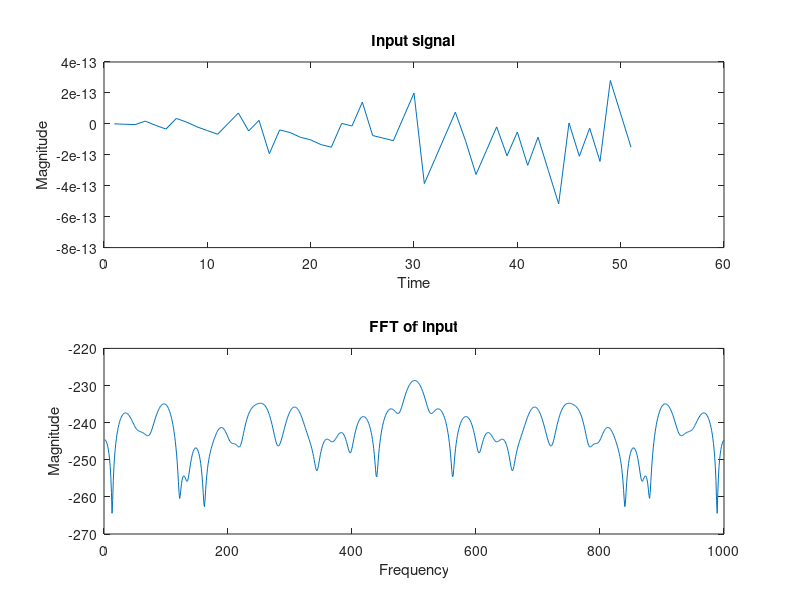

Write the MATLAB code that produced this figure.
clear;

%take inputs to make interactive
prompt4=('1.Lowpass\n2.Highpass\n3.Bandpass\n');
filt=input(prompt4);

prompt1=('Enter odd value of n=');
N=input(prompt1);

prompt5=('Enter Sidelobe attenuation=');
alpha=input(prompt5);

prompt3=('Enter fs=');
fs=input(prompt3);

prompt2=('Enter fp=');
fp=input(prompt2);



dt = 1/fs; % seconds per sample 
StopTime = 10; % seconds 
t = (0:dt:StopTime)';

sin1=sin(2*pi*5*t);
%plot(t,sin1);

sin2=sin(2*pi*15*t);
%plot(t,sin2);

sin3=sin(2*pi*30*t);
%plot(t,sin3);

signal=sin1+sin2+sin3;
figure(1);
subplot(2, 1, 1);
plot(signal);
xlabel('Time');
ylabel('Magnitude');
title('Input signal');

subplot(2, 1, 2);
plot(20*log10(abs(fftshift(fft(signal, 1000)))));
xlabel('Frequency');
ylabel('Magnitude');
title('FFT of input');


% Filter order
L=N;


%findng dynamic kaiser window parameter beta
if alpha > 50
    beta=0.1102*(alpha-8.7);
elseif alpha < 21
    beta=0;
else
    beta=0.5842*power((alpha-21),0.4)+0.07866*(alpha-21);
end

wp=(2*pi*fp)/fs;

if filt==1
    %lowpass
    
    n=1:N;
   
    %creating a lowpass filter for given input conditions
    for n = 1:N
        hk(n)=sin(wp*(n-(N-1)/2))/(pi*(n-(N-1)/2));
    end
    
    hk((N - 1) / 2) = wp / pi;
    
    figure(2);
    
    plot(20*log10(abs(fftshift(fft(hk)))));
    xlabel('Frequency');
    ylabel('Magnitude response(dB)');
    title('FIR filter');
    
    %create kaiser window using bessel function of first kind
    wn5=besseli(0,beta*sqrt(1-(((0:L-1)-(L-1)/2)/((L-1)/2)).^2))/besseli(0,beta);
    
    for n = 1:L
        %rectangular
        wn0(n)=1;
       %wn1=1-(abs(n)/(L-1));
       %hanning
       wn2(n)=0.5-0.5*cos((2*pi*n)/(L));
       %hamming
       wn3(n)=0.54-0.46*(cos(2*pi*n)/(L));
       %blackmann
       wn4(n)=0.42-0.5*(cos(2*pi*n)/(L))+0.08*(cos(4*pi*n)/(L));
    end

    
    %plotting frequency response 
    figure(3);
    h5= hk.*wn5;
    subplot(3,2,1);
    plot(20*log10(abs(fftshift(fft(h5,1000)))));
    xlabel('Frequency');
    ylabel('Magnitude response(dB)');
    title('FIR-Kaiser Window');

    h2= hk.*wn2;
    subplot(3,2,2);
    plot(20*log10(abs(fftshift(fft(h2,1000)))));
    xlabel('Frequency');
    ylabel('Magnitude response(dB)');
    title('FIR-Hanning Window');
    
    
    h3= hk.*wn3;
    subplot(3,2,3);
    plot(20*log10(abs(fftshift(fft(h3,1000)))));
    xlabel('Frequency');
    ylabel('Magnitude response(dB)');
    title('FIR-Hamming Window');
    
    h4= hk.*wn4;
    subplot(3,2,4);
    plot(20*log10(abs(fftshift(fft(h4,1000)))));
    xlabel('Frequency');
    ylabel('Magnitude response(dB)');
    title('FIR-Blackmann Window');
       
    h0= hk.*wn0;
    subplot(3,2,5);
    plot(20*log10(abs(fftshift(fft(h0,1000)))));
    xlabel('Frequency');
    ylabel('Phase response(dB)');
    title('FIR-Rectangular Window');

    %plotting angle response in different figure
    figure(4);
    subplot(3,2,1);
    plot(angle(fftshift(fft(h5,1000))));
    xlabel('Frequency');
    ylabel('Angle response');
    title('FIR-Kaiser Window');
    
    subplot(3,2,2);
    plot(angle(fftshift(fft(h2,1000))));
    xlabel('Frequency');
    ylabel('Angle response');
    title('FIR-Hanning Window');
    
    subplot(3,2,3);
    plot(angle(fftshift(fft(h3,1000))));
    xlabel('Frequency');
    ylabel('Angle response');
    title('FIR-Hamming Window');
    
    subplot(3,2,4);
    plot(angle(fftshift(fft(h4,1000))));
    xlabel('Frequency');
    ylabel('Angle response');
    title('FIR-Blackmann Window');
    
    subplot(3,2,5);
    plot(angle(fftshift(fft(h0,1000))));
    xlabel('Frequency');
    ylabel('Angle response');
    title('FIR-Rectangular Window');
    
    %plotting fft of output signal
    figure(5);
    o5 = conv(h5, signal);
    subplot(3,2,1);
    plot(20*log10(abs(fftshift(fft(o5,1000)))));
    xlabel('Frequency');
    ylabel('Magnitude response(dB)');
    title('Result of using Kaiser Window');

    o2 = conv(h2, signal);
    subplot(3,2,2);
    plot(20*log10(abs(fftshift(fft(o2,1000)))));
    xlabel('Frequency');
    ylabel('Magnitude response(dB)');
    title('Result of using Hanning Window');

    o3 = conv(h3, signal);
    subplot(3,2,3);
    plot(20*log10(abs(fftshift(fft(o3,1000)))));
    xlabel('Frequency');
    ylabel('Magnitude response(dB)');
    title('Result of using Hamming Window');
   
    o4 = conv(h4, signal);
    subplot(3,2,4);
    plot(20*log10(abs(fftshift(fft(o4,1000)))));
    xlabel('Frequency');
    ylabel('Magnitude response(dB)');
    title('Result of using Blackmann Window');
    
    o0 = conv(h0, signal);
    subplot(3,2,5);
    plot(20*log10(abs(fftshift(fft(o0,1000)))));
    xlabel('Frequency');
    ylabel('Magnitude response(dB)');
    title('Result of using Rectangular Window');
    
  
elseif filt==2
    %highpass
        
    n=1:N;
   
    %creating a highpass filter for given input conditions
    for n = 1:N
        hk(n)=(sin(pi*(n-(N-1)/2)) - sin(wp*(n-(N-1)/2)))/(pi*(n-(N-1)/2));
    end
    
    hk((N - 1) / 2) = (pi - wp) / pi;
    
    figure(2);
    
    plot(20*log10(abs(fftshift(fft(hk)))));
    xlabel('Frequency');
    ylabel('Magnitude response(dB)');
    title('FIR filter');
    
    %create kaiser window using bessel function of first kind
    wn5=besseli(0,beta*sqrt(1-(((0:L-1)-(L-1)/2)/((L-1)/2)).^2))/besseli(0,beta);
    h5= hk.*wn5;
    figure(3);
    subplot(3,2,1);
    plot(20*log10(abs(fftshift(fft(h5,1000)))));
    xlabel('Frequency');
    ylabel('Magnitude response(dB)');
    title('FIR-Kaiser Window');
    
    for n = 1:L
        %rectangular
        wn0(n)=1;
       %wn1=1-(abs(n)/(L-1));
       %hanning
       wn2(n)=0.5-0.5*cos((2*pi*n)/(L));
       %hamming
       wn3(n)=0.54-0.46*(cos(2*pi*n)/(L));
       %blackmann
       wn4(n)=0.42-0.5*(cos(2*pi*n)/(L))+0.08*(cos(4*pi*n)/(L));
    end

    
    %plotting frequency response 
    h2= hk.*wn2;
    subplot(3,2,2);
    plot(20*log10(abs(fftshift(fft(h2,1000)))));
    xlabel('Frequency');
    ylabel('Magnitude response(dB)');
    title('FIR-Hanning Window');
    
    
    h3= hk.*wn3;
    subplot(3,2,3);
    plot(20*log10(abs(fftshift(fft(h3,1000)))));
    xlabel('Frequency');
    ylabel('Magnitude response(dB)');
    title('FIR-Hamming Window');
    
    h4= hk.*wn4;
    subplot(3,2,4);
    plot(20*log10(abs(fftshift(fft(h4,1000)))));
    xlabel('Frequency');
    ylabel('Magnitude response(dB)');
    title('FIR-Blackmann Window');
       
    h0= hk.*wn0;
    subplot(3,2,5);
    plot(20*log10(abs(fftshift(fft(h0,1000)))));
    xlabel('Frequency');
    ylabel('Phase response(dB)');
    title('FIR-Rectangular Window');

    %plotting angle response in different figure
    figure(4);
    subplot(3,2,1);
    plot(angle(fftshift(fft(h5,1000))));
    xlabel('Frequency');
    ylabel('Angle response');
    title('FIR-Kaiser Window');
    
    subplot(3,2,2);
    plot(angle(fftshift(fft(h2,1000))));
    xlabel('Frequency');
    ylabel('Angle response');
    title('FIR-Hanning Window');
    
    subplot(3,2,3);
    plot(angle(fftshift(fft(h3,1000))));
    xlabel('Frequency');
    ylabel('Angle response');
    title('FIR-Hamming Window');
    
    subplot(3,2,4);
    plot(angle(fftshift(fft(h4,1000))));
    xlabel('Frequency');
    ylabel('Angle response');
    title('FIR-Blackmann Window');
    
    subplot(3,2,5);
    plot(angle(fftshift(fft(h0,1000))));
    xlabel('Frequency');
    ylabel('Angle response');
    title('FIR-Rectangular Window');

    %plotting fft of output signal
    figure(5);
    o5 = conv(h5, signal);
    subplot(3,2,1);
    plot(20*log10(abs(fftshift(fft(o5,1000)))));
    xlabel('Frequency');
    ylabel('Magnitude response(dB)');
    title('Result of using Kaiser Window');

    o2 = conv(h2, signal);
    subplot(3,2,2);
    plot(20*log10(abs(fftshift(fft(o2,1000)))));
    xlabel('Frequency');
    ylabel('Magnitude response(dB)');
    title('Result of using Hanning Window');

    o3 = conv(h3, signal);
    subplot(3,2,3);
    plot(20*log10(abs(fftshift(fft(o3,1000)))));
    xlabel('Frequency');
    ylabel('Magnitude response(dB)');
    title('Result of using Hamming Window');
   
    o4 = conv(h4, signal);
    subplot(3,2,4);
    plot(20*log10(abs(fftshift(fft(o4,1000)))));
    xlabel('Frequency');
    ylabel('Magnitude response(dB)');
    title('Result of using Blackmann Window');
    
    o0 = conv(h0, signal);
    subplot(3,2,5);
    plot(20*log10(abs(fftshift(fft(o0,1000)))));
    xlabel('Frequency');
    ylabel('Magnitude response(dB)');
    title('Result of using Rectangular Window');
    
elseif filt==3
    %bandpass
        
    n=1:N;
    
    prompt7=('Enter fp1=');
    fp1=input(prompt7);
    
    wp1=(2*pi*fp1)/fs;
   
    
    %creating a bandpass filter for given input conditions
    for n = 1:N
        hk(n)=(sin(wp1*(n-(N-1)/2)) - sin(wp*(n-(N-1)/2)))/(pi*(n-(N-1)/2));
    end
    
    hk((N - 1) / 2) = (wp1 - wp) / pi;
    
    figure(2);
    
    plot(20*log10(abs(fftshift(fft(hk)))));
    xlabel('Frequency');
    ylabel('Magnitude response(dB)');
    title('FIR filter');
    
    %create kaiser window using bessel function of first kind
    wn5=besseli(0,beta*sqrt(1-(((0:L-1)-(L-1)/2)/((L-1)/2)).^2))/besseli(0,beta);
    h5= hk.*wn5;
    figure(3);
    subplot(3,2,1);
    plot(20*log10(abs(fftshift(fft(h5,1000)))));
    xlabel('Frequency');
    ylabel('Magnitude response(dB)');
    title('FIR-Kaiser Window');
    
    for n = 1:L
        %rectangular
        wn0(n)=1;
       %wn1=1-(abs(n)/(L-1));
       %hanning
       wn2(n)=0.5-0.5*cos((2*pi*n)/(L));
       %hamming
       wn3(n)=0.54-0.46*(cos(2*pi*n)/(L));
       %blackmann
       wn4(n)=0.42-0.5*(cos(2*pi*n)/(L))+0.08*(cos(4*pi*n)/(L));
    end

    
    %plotting frequency response 
    h2= hk.*wn2;
    subplot(3,2,2);
    plot(20*log10(abs(fftshift(fft(h2,1000)))));
    xlabel('Frequency');
    ylabel('Magnitude response(dB)');
    title('FIR-Hanning Window');
    
    
    h3= hk.*wn3;
    subplot(3,2,3);
    plot(20*log10(abs(fftshift(fft(h3,1000)))));
    xlabel('Frequency');
    ylabel('Magnitude response(dB)');
    title('FIR-Hamming Window');
    
    h4= hk.*wn4;
    subplot(3,2,4);
    plot(20*log10(abs(fftshift(fft(h4,1000)))));
    xlabel('Frequency');
    ylabel('Magnitude response(dB)');
    title('FIR-Blackmann Window');
       
    h0= hk.*wn0;
    subplot(3,2,5);
    plot(20*log10(abs(fftshift(fft(h0,1000)))));
    xlabel('Frequency');
    ylabel('Phase response(dB)');
    title('FIR-Rectangular Window');

    %plotting angle response in different figure
    figure(4);
    subplot(3,2,1);
    plot(angle(fftshift(fft(h5,1000))));
    xlabel('Frequency');
    ylabel('Angle response');
    title('FIR-Kaiser Window');
    
    subplot(3,2,2);
    plot(angle(fftshift(fft(h2,1000))));
    xlabel('Frequency');
    ylabel('Angle response');
    title('FIR-Hanning Window');
    
    subplot(3,2,3);
    plot(angle(fftshift(fft(h3,1000))));
    xlabel('Frequency');
    ylabel('Angle response');
    title('FIR-Hamming Window');
    
    subplot(3,2,4);
    plot(angle(fftshift(fft(h4,1000))));
    xlabel('Frequency');
    ylabel('Angle response');
    title('FIR-Blackmann Window');
    
    subplot(3,2,5);
    plot(angle(fftshift(fft(h0,1000))));
    xlabel('Frequency');
    ylabel('Angle response');
    title('FIR-Rectangular Window');
    
    %plotting fft of output signal
    figure(5);
    o5 = conv(h5, signal);
    subplot(3,2,1);
    plot(20*log10(abs(fftshift(fft(o5,1000)))));
    xlabel('Frequency');
    ylabel('Magnitude response(dB)');
    title('Result of using Kaiser Window');

    o2 = conv(h2, signal);
    subplot(3,2,2);
    plot(20*log10(abs(fftshift(fft(o2,1000)))));
    xlabel('Frequency');
    ylabel('Magnitude response(dB)');
    title('Result of using Hanning Window');

    o3 = conv(h3, signal);
    subplot(3,2,3);
    plot(20*log10(abs(fftshift(fft(o3,1000)))));
    xlabel('Frequency');
    ylabel('Magnitude response(dB)');
    title('Result of using Hamming Window');
   
    o4 = conv(h4, signal);
    subplot(3,2,4);
    plot(20*log10(abs(fftshift(fft(o4,1000)))));
    xlabel('Frequency');
    ylabel('Magnitude response(dB)');
    title('Result of using Blackmann Window');
    
    o0 = conv(h0, signal);
    subplot(3,2,5);
    plot(20*log10(abs(fftshift(fft(o0,1000)))));
    xlabel('Frequency');
    ylabel('Magnitude response(dB)');
    title('Result of using Rectangular Window');
end
